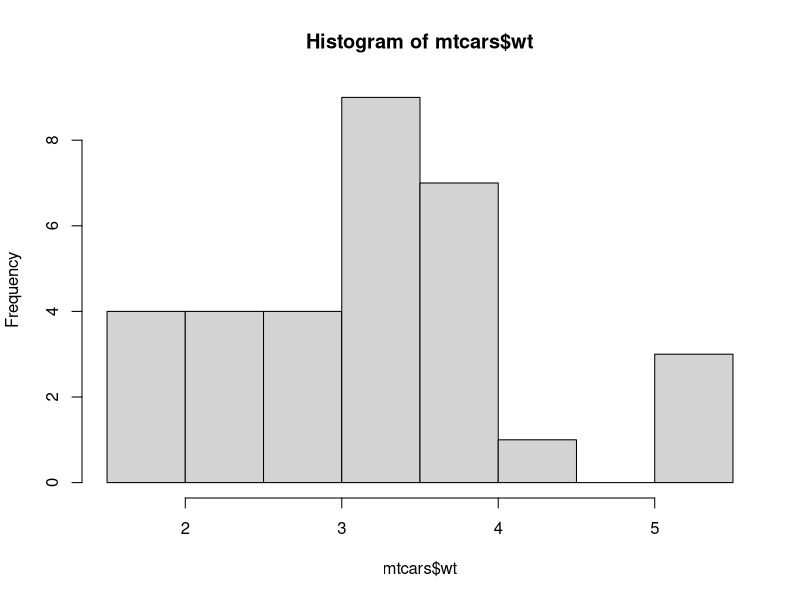
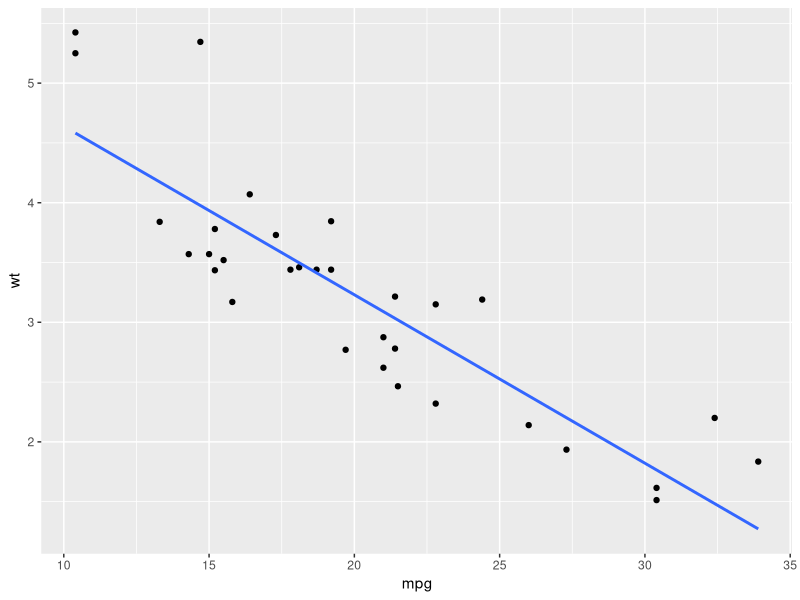

Recreate these plots in R, in order.
## ---- chunk 1
library(dplyr)
head(mtcars)
head(mtcars,n=10)

tail(mtcars)

class(mtcars)
dim(mtcars)

glimpse(mtcars)
## ---- chunk 2
hist(mtcars$wt)
## ---- chunk 3
# Pearson product-moment correlation(r) with no missing value
library(tidyverse)
mtcars %>%summarize(N = n(), r = cor(mpg,wt, 
                                     use = "pairwise.complete.obs"))

mtcars %>%group_by(cyl)%>%summarize(N = n(), r = cor(mpg,wt, 
                                     use = "pairwise.complete.obs"))

## ---- chunk 4
library(ggplot2)
ggplot(data = mtcars, aes(x = mpg, y = wt)) + 
  geom_point() + 
  geom_smooth(method = "lm", se = FALSE)
